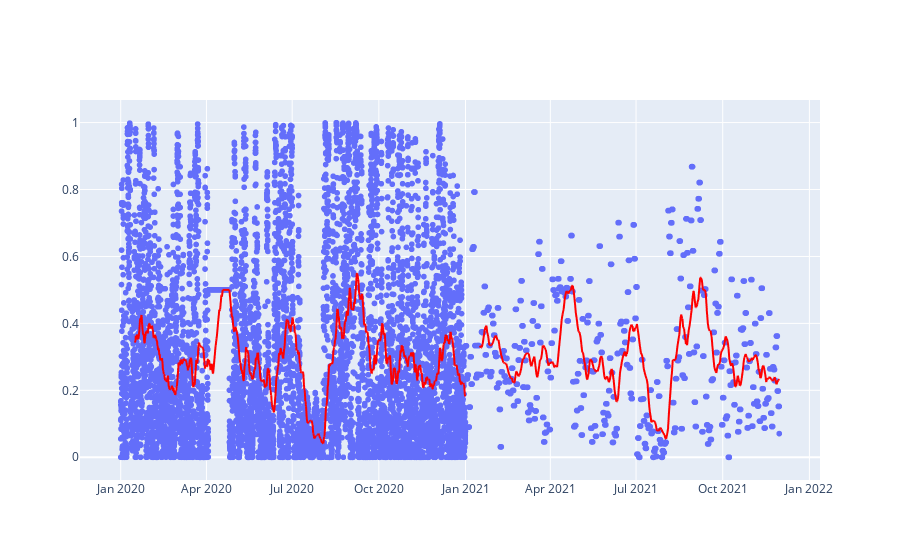

Notebook cell for this chart:
### Markdown cell above
### Joined Plot of trend

### Code cell
joinedFig = go.Figure(data = fig.data + fig2.data)
joinedFig.show()

### Figure 1 — Plotly figure (JSON) as saved in the notebook; plotly's stock layout.template omitted (floating-point values rounded to 4 significant figures; data arrays with more than 128 entries replaced by an {"elided": "..."} marker saying what was removed)
{"data": [{"hovertemplate": "date=%{x}<br>y=%{y}<extra></extra>", "legendgroup": "", "marker": {"color": "#636efa", "symbol": "circle"}, "mode": "markers", "name": "", "showlegend": false, "type": "scattergl", "x": {"elided": "8783 str values"}, "xaxis": "x", "y": {"elided": "8783 float values"}, "yaxis": "y"}, {"hovertemplate": "<b>Rolling mean trendline</b><br><br>date=%{x}<br>y=%{y} <b>(trend)</b><extra></extra>", "legendgroup": "", "line": {"color": "red"}, "marker": {"color": "#636efa", "symbol": "circle"}, "mode": "lines", "name": "", "showlegend": false, "type": "scattergl", "x": {"elided": "8783 str values"}, "xaxis": "x", "y": {"elided": "8783 float values"}, "yaxis": "y"}, {"hovertemplate": "date=%{x}<br>y=%{y}<extra></extra>", "legendgroup": "", "marker": {"color": "#636efa", "symbol": "circle"}, "mode": "markers", "name": "", "showlegend": false, "type": "scattergl", "x": {"elided": "7982 str values"}, "xaxis": "x", "y": {"elided": "7982 float values"}, "yaxis": "y"}, {"hovertemplate": "<b>Rolling mean trendline</b><br><br>date=%{x}<br>y=%{y} <b>(trend)</b><extra></extra>", "legendgroup": "", "line": {"color": "red"}, "marker": {"color": "#636efa", "symbol": "circle"}, "mode": "lines", "name": "", "showlegend": false, "type": "scattergl", "x": {"elided": "7982 str values"}, "xaxis": "x", "y": {"elided": "7982 float values"}, "yaxis": "y"}], "layout": {}}
